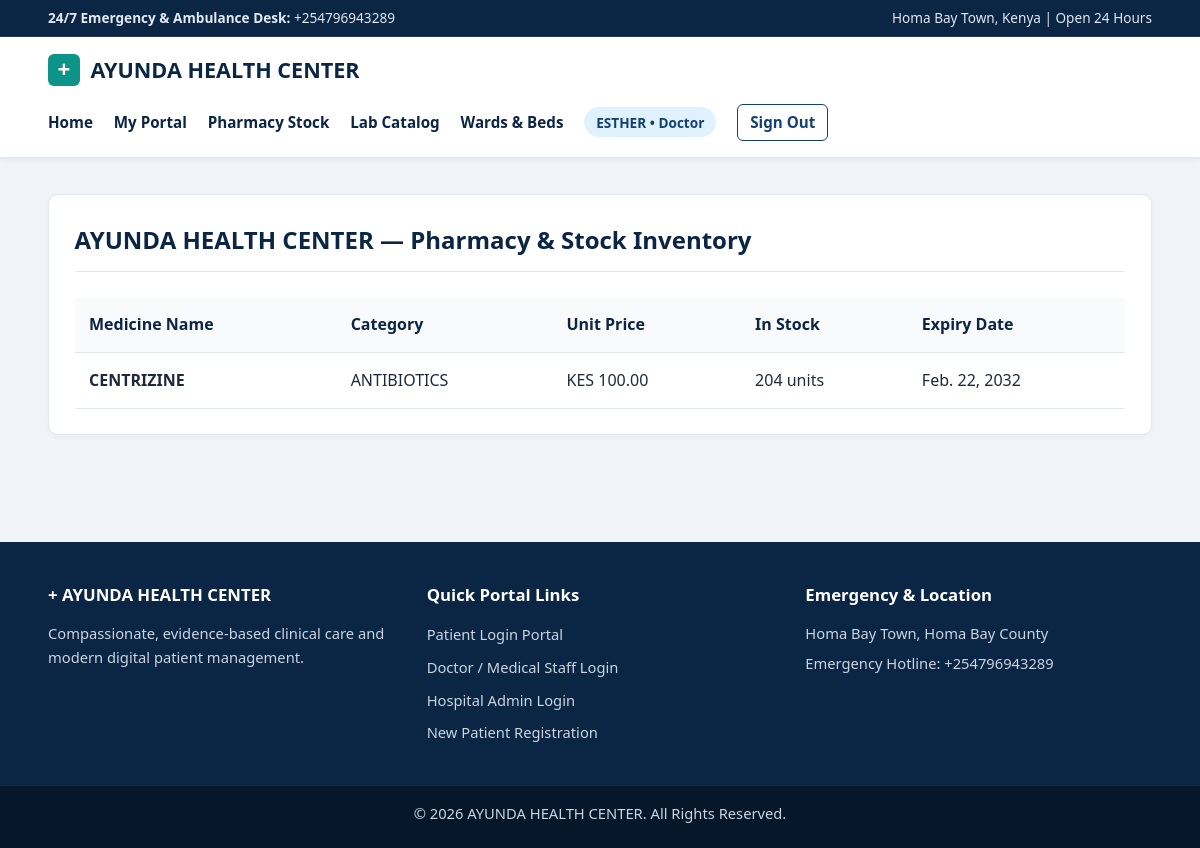
Before: /pharmacy/inventory/ (signed in) with the older database file.
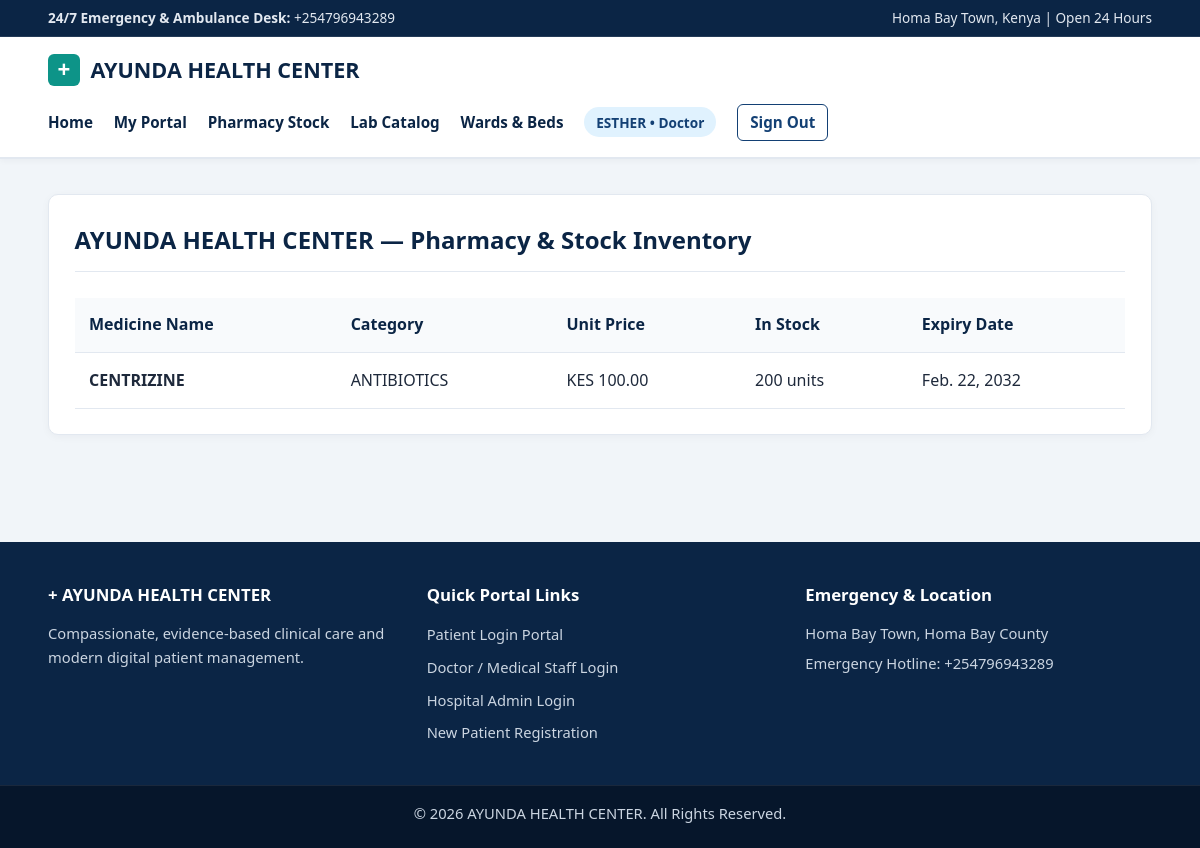
After: the same page with the newer database file.
### hospital/models.py (models this page shows, shortened)
class Medicine(models.Model):
    name = models.CharField(max_length=150, unique=True)
    category = models.CharField(max_length=100, help_text="e.g., Antibiotic, Painkiller, Antimalarial")
    unit_price = models.DecimalField(max_digits=10, decimal_places=2)
    stock_quantity = models.PositiveIntegerField(default=0)
    expiry_date = models.DateField()
    updated_at = models.DateTimeField(auto_now=True)
    class Meta:
        ordering = ['name']
    @property
    def is_low_stock(self):
        return self.stock_quantity <= 10

### hospital/extra_views.py (the view)
# urls.py: path('pharmacy/inventory/', views.pharmacy_inventory, name='pharmacy_inventory'),
@login_required
def pharmacy_inventory(request):
    if request.user.role not in [User.Role.ADMIN, User.Role.DOCTOR] and not request.user.is_superuser:
        return redirect('dashboard_redirect')
    medicines = Medicine.objects.all()
    if request.method == 'POST':
        if request.user.role != User.Role.ADMIN and not request.user.is_superuser:
            messages.error(request, 'Only Hospital Administrators can add medicines.')
            return redirect('pharmacy_inventory')
        form = MedicineForm(request.POST)
        if form.is_valid():
            form.save()
            messages.success(request, 'Medicine added to inventory.')
            return redirect('pharmacy_inventory')
    else:
        form = MedicineForm()
    return render(request, 'hospital/pharmacy_inventory.html', {'medicines': medicines, 'form': form})

### templates/hospital/pharmacy_inventory.html (shortened to what this page needs)
{% extends 'base.html' %}
{% block content %}
<div class="card">
    <div class="card-header">
        <h2>AYUNDA HEALTH CENTER — Pharmacy & Stock Inventory</h2>
    </div>
    <div class="table-responsive">
        <table>
            <thead>
                <tr>
                    <th>Medicine Name</th>
                    <th>Category</th>
                    <th>Unit Price</th>
                    <th>In Stock</th>
                    <th>Expiry Date</th>
                </tr>
            </thead>
            <tbody>
                {% for med in medicines %}
                <tr>
                    <td><strong>{{ med.name }}</strong></td>
                    <td>{{ med.category }}</td>
                    <td>KES {{ med.unit_price }}</td>
                    <td>
                        {% if med.is_low_stock %}
                            <span class="badge badge-cancelled">{{ med.stock_quantity }} (Low Stock)</span>
                        {% else %}
                            <span class="badge badge-completed">{{ med.stock_quantity }} units</span>
                        {% endif %}
                    </td>
                    <td>{{ med.expiry_date }}</td>
                </tr>
                {% empty %}
                <tr><td colspan="6">No medicines in stock yet.</td></tr>
                {% endfor %}
            </tbody>
        </table>
    </div>
</div>
{% endblock %}

Changed rows visible on the page:
changed Medicine "CENTRIZINE": stock_quantity "204" → "200"
